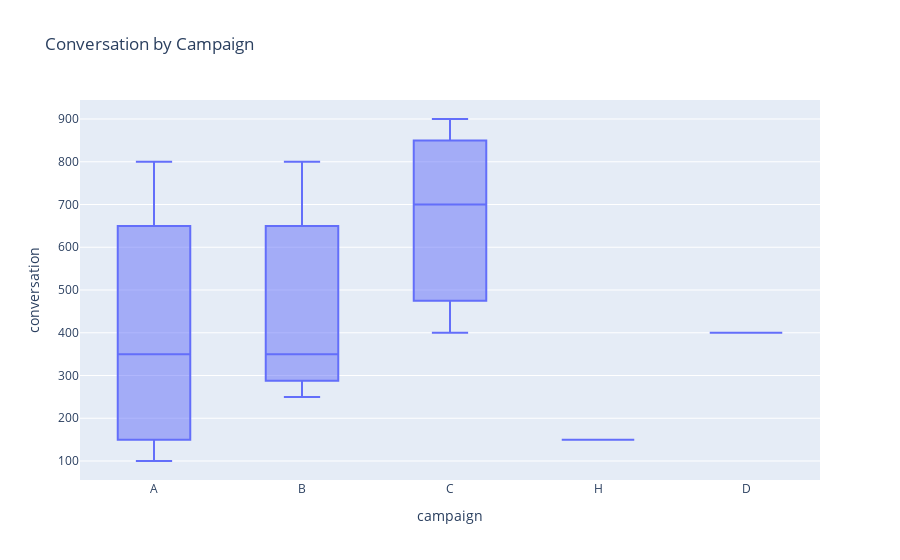

Write notebook code for a chart like this one.
### Code cell
import pandas as pd
import scipy.stats as stats
import plotly.express as px
df = pd.read_csv("marketing_data.csv")
print(df.columns)
fig = px.box(df, x='campaign', y='conversation', title="Conversation by Campaign")
fig.show()

### Figure 1 — Plotly figure (JSON) as saved in the notebook; plotly's stock layout.template omitted (floating-point values rounded to 4 significant figures)
{"data": [{"alignmentgroup": "True", "hovertemplate": "campaign=%{x}<br>conversation=%{y}<extra></extra>", "legendgroup": "", "marker": {"color": "#636efa"}, "name": "", "notched": false, "offsetgroup": "", "orientation": "v", "showlegend": false, "type": "box", "x": ["A", "B", "C", "A", "B", "C", "C", "A", "A", "H", "B", "B", "B", "D"], "x0": " ", "xaxis": "x", "y": [500, 600, 700, 800, 800, 900, 400, 200, 100, 150, 250, 300, 350, 400], "y0": " ", "yaxis": "y"}], "layout": {"autosize": true, "boxmode": "group", "legend": {"tracegroupgap": 0}, "title": {"text": "Conversation by Campaign"}, "xaxis": {"anchor": "y", "autorange": true, "domain": [0, 1], "range": [-0.5, 4.5], "title": {"text": "campaign"}, "type": "category"}, "yaxis": {"anchor": "x", "autorange": true, "domain": [0, 1], "range": [55.56, 944.4], "title": {"text": "conversation"}, "type": "linear"}}}
